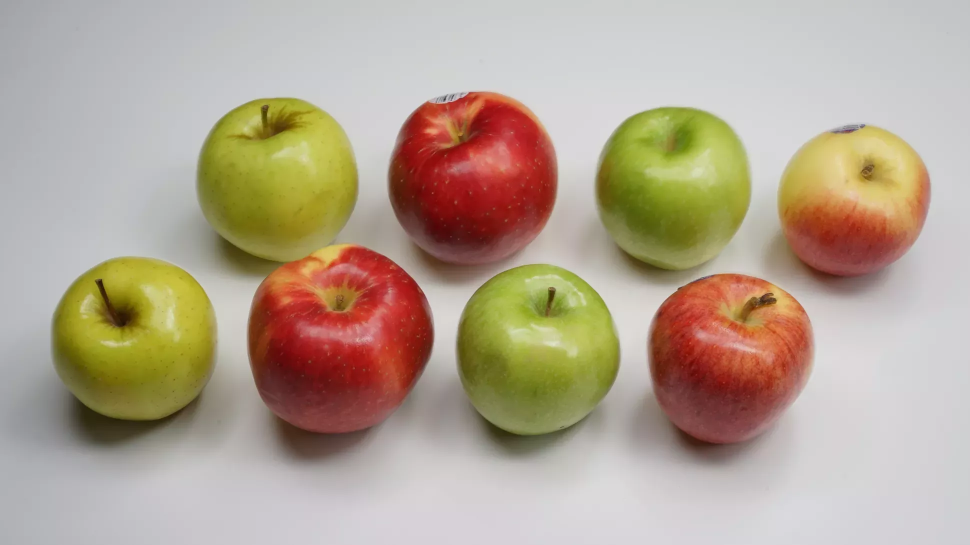
#> input picture img/apples.webp, 1940 x 1090 px (shown at 1/2 size)
$ jupyter execute kematanganMultiBuah.ipynb
#> lines starting #> are read from the running program, lines starting #| are printed output that depends on the picture; after the words box and inside, x2 and y2 are one past the last pixel; in counts of white or black regions, pixels touching at a corner belong together
[cell 1]
import cv2
from cv2 import typing
import numpy as np
from matplotlib import pyplot as plt

APPLE_RAW_LOW = (0.0, 150.0, 150.0)
APPLE_RAW_HIGH = (15.0, 255.0, 255.0)
APPLE_RIPE_LOW = (160.0, 153.0, 153.0)
APPLE_RIPE_HIGH = (180.0, 255.0, 255.0)

image: typing.MatLike = cv2.imread("img/apples.webp")
#> image is the input picture: shape (1090, 1940, 3); mean B, G, R 145.3, 164, 179.7
image_cp: typing.MatLike = image.copy()
image_hsv: typing.MatLike = cv2.cvtColor(image, cv2.COLOR_BGR2HSV)
#> image_hsv: shape (1090, 1940, 3); mean H, S, V 69, 63.5, 181.8

mask_raw: typing.MatLike = cv2.inRange(
  src=image_hsv,
  lowerb=APPLE_RAW_LOW,
  upperb=APPLE_RAW_HIGH
)
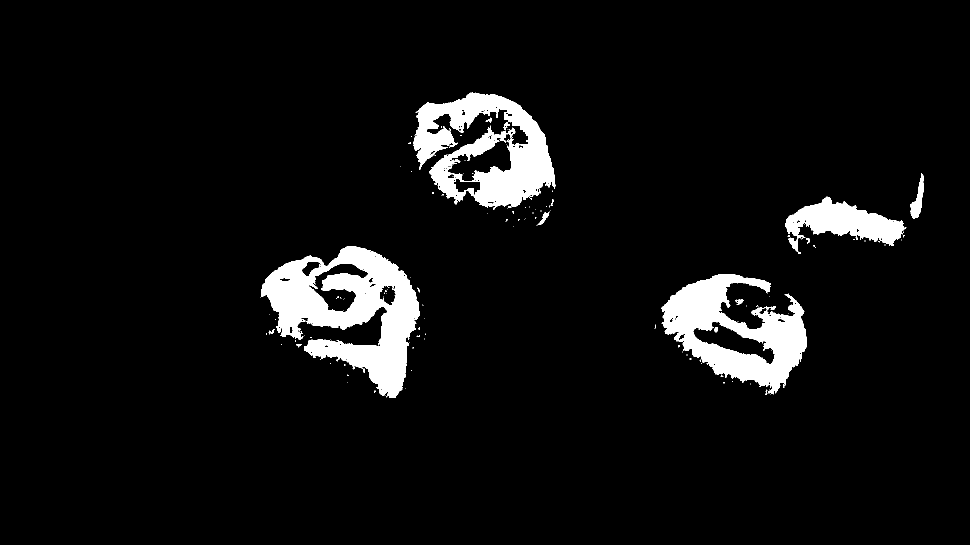
#> mask_raw: shape (1090, 1940) (shown at 1/2 size); 6% white; 141 white regions (122 under 20 px), largest, box (x1, y1, x2, y2) and area: (521, 492, 840, 796) 45473, (827, 185, 1111, 419) 33514, (1322, 548, 1614, 789) 32764
mask_ripe: typing.MatLike = cv2.inRange(
  src=image_hsv,
  lowerb=APPLE_RIPE_LOW,
  upperb=APPLE_RIPE_HIGH
)
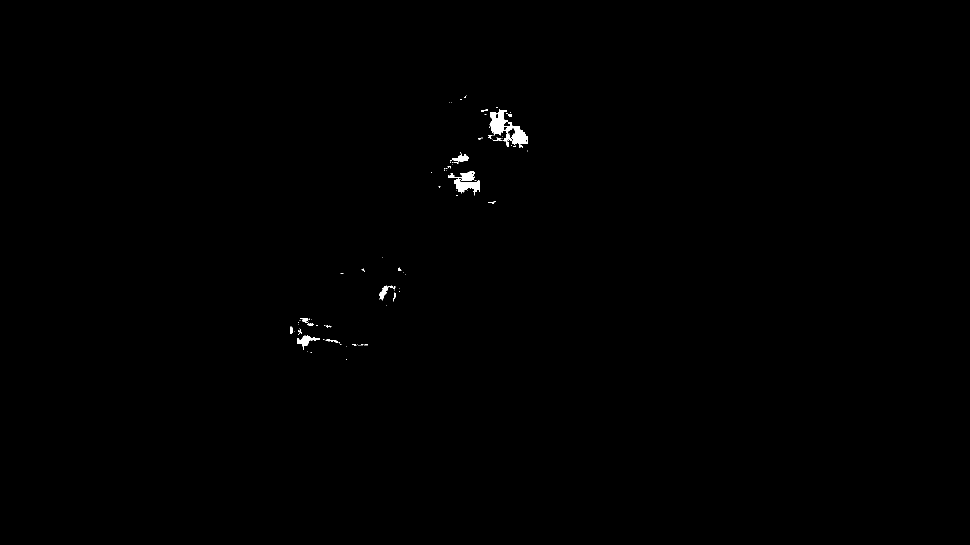
#> mask_ripe: shape (1090, 1940) (shown at 1/2 size); 0.27% white; 100 white regions (81 under 20 px), largest, box (x1, y1, x2, y2) and area: (979, 218, 1056, 296) 2261, (896, 342, 960, 391) 1402, (594, 671, 640, 699) 461

mask = mask_raw + mask_ripe
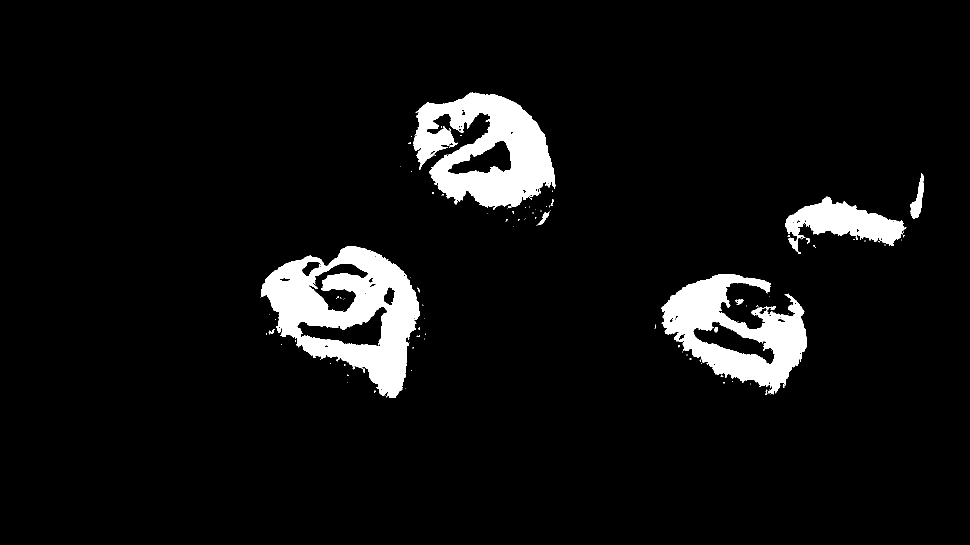
#> mask: shape (1090, 1940) (shown at 1/2 size); 6.2% white; 115 white regions (100 under 20 px)

contours, _ = cv2.findContours(
  image=mask.copy(),
  mode=cv2.RETR_EXTERNAL,
  method=cv2.CHAIN_APPROX_SIMPLE
)
#> contours = 105 contours, 95 with area under 20; largest, box (x1, y1, x2, y2) and area: (521, 492, 840, 796) 57975, (827, 185, 1111, 419) 41914, (1322, 548, 1614, 789) 37543, (1570, 393, 1813, 508) 11870, (1821, 346, 1848, 438) 1025
contours_num: int = 0

color_blue: typing.Scalar = (36, 103, 227)

for i, c in enumerate(contours):
  ( (x, y), r ) = cv2.minEnclosingCircle(c)
  if r > 34:
    contours_num += 1
    cv2.circle(
      img=image_cp,
      center=(int(x), int(y)),
      radius=int(r),
      color=color_blue,
      thickness=5
    )
  else:
    continue
#> this loop made 105 passes
#> (x, y, r) on passes 1, 2, 3, 4, 5, 6, 7, 10, 11, 13, 16, 17: (1540, 788, 0.0001), (1532.5, 788, 1.8), (1530, 783, 0.0001), (749, 783, 2.24), (1532.5, 782, 3.04), (1538, 778, 0.0001), (811, 776, 0.0001), (1447, 765, 1.41), (694, 764, 0.0001), (1443.5, 752, 2.5), (728, 740.5, 3.64), (707, 736, 2.24)
#> (c, x, y, r) on passes 8, 9, 12, 14, 15, 19: ([[1566, 773], [1566, 774], [1568, 774], [1568, 773]], 1567, 773.5, 1.12), ([[1500, 767], [1500, 768]], 1500, 767.5, 0.5), ([[1464, 762], [1464, 763], [1465, 762]], 1464.5, 762.5, 0.707), ([[695, 749], [695, 751], [696, 751], [696, 750]], 695.5, 750, 1.12), ([[822, 740], [822, 741]], 822, 740.5, 0.5), ([[1402, 727], [1403, 727]], 1402.5, 727, 0.5)
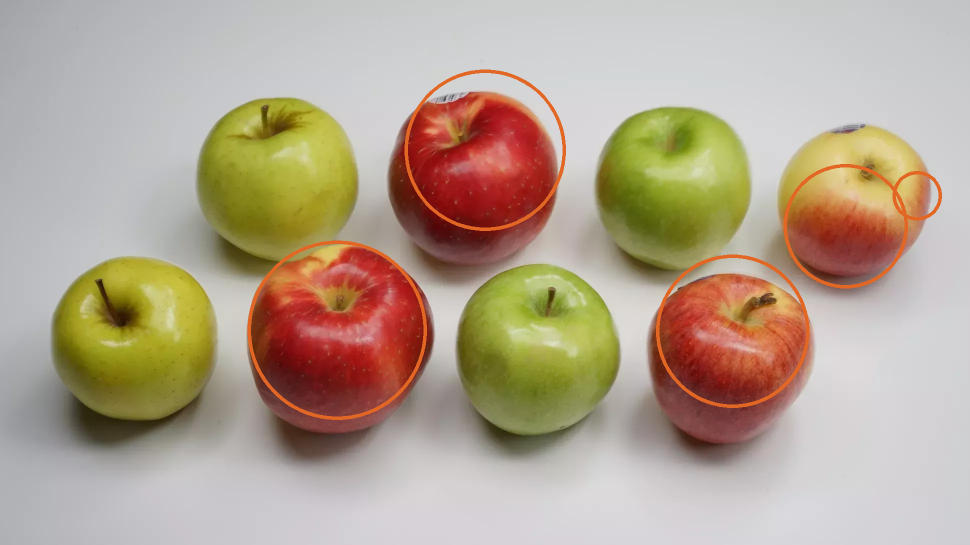
#> image_cp: shape (1090, 1940, 3) (shown at 1/2 size); 1.34% of pixels changed, all inside (x1, y1, x2, y2) = (495, 139, 1884, 840)
#> after the loop, contours_num = 5

plt.imshow(
  X=cv2.cvtColor(
    src=image_cp,
    code=cv2.COLOR_BGR2RGB
  )
)
plt.show()
